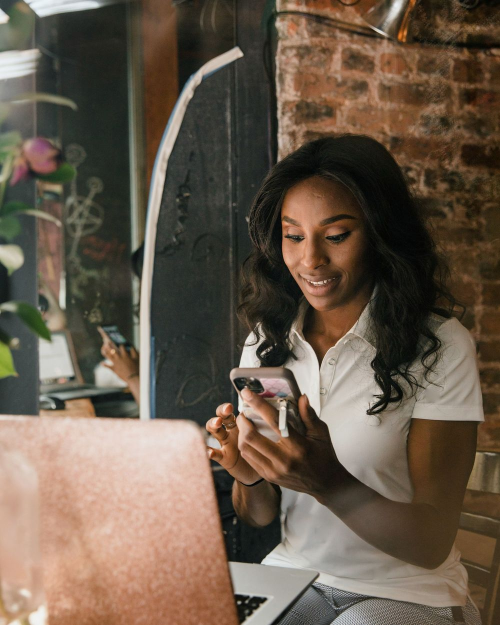
#> input picture designs/design-2/assets/img/photos/cafe-business-4x5-1000.jpg, 1000 x 1250 px (shown at 1/2 size)
$ python -i imagery.py   (imports and definitions only)
#> lines starting #> are read from the running program, lines starting #| are printed output that depends on the picture; after the words box and inside, x2 and y2 are one past the last pixel; in counts of white or black regions, pixels touching at a corner belong together
#!/usr/bin/env python3
"""WEB-DESIGN-RSI-2.0 imagery layer: source, licence, render and audit the photos a design uses.

  fetch   Download each photo's original from an allowed host and record (or check) its SHA-256.
  render  Grade each photo, put the logo screen onto phones that carry one, crop to the design's
          shapes and encode AVIF, WebP and JPEG at several widths; render HTML cards (the social
          preview image); write photos.json, the manifest the build and the measure step read.
  sheet   Contact sheet of the rendered crops with author and licence, for review evidence.
  audit   Licences, hosts, credits and hashes, and every file in the photo folder accounted for.

Layout for a design folder (designs/design-2/ for example):
  imagery/sources.json      what each photo is, where it came from, its licence and its crops
  imagery/originals/        downloaded originals; not committed, `fetch` restores and checks them. A photo the
                            client supplied ("provider": "Supplied by the client") has no download link, so its
                            original can't be restored: keep the file the client sent, its hash is in sources.json
  imagery/screens/*.html    what a phone screen in a photo shows (logos included)
  A photo can also list "extend" (add room beyond a smooth edge, with the reason) and "faces_allowed" (a drawn
  face, such as a cartoon avatar on a screen, that the face detector finds; with the reason).
  imagery/cards/*.html      composed images (HTML rendered to a picture); design 2 has none, its link
                            preview is a plain crop of the hero photo ("formats": ["jpg"] on that crop)
  assets/img/photos/        rendered files plus photos.json, shipped with the site

Exit: 0 pass, 3 audit failures, 2 blocked.
Needs: Python 3.10+, Pillow with AVIF and WebP, numpy and OpenCV (screen composites),
Playwright for Python with Chromium (screens and cards).
"""
from __future__ import annotations

import argparse
import datetime
import functools
import hashlib
import http.server
import io
import json
import math
import socketserver
import sys
import threading
import urllib.request
from pathlib import Path
from urllib.parse import urlparse

from PIL import Image, ImageCms, ImageDraw, ImageEnhance, ImageFont, ImageOps

SERIES = "WEB-DESIGN-RSI-2.0"
SOURCES_SCHEMA = "web.design.imagery.sources.v1"
MANIFEST_SCHEMA = "web.design.imagery.manifest.v1"
REPO = Path(__file__).resolve().parent.parent
FORMATS = ("avif", "webp", "jpg")
PREMIUM_HOSTS = {"plus.unsplash.com"}  # Unsplash+ is a paid licence, never free to use
# A photo the client sent, whose source and licence nobody has confirmed. It needs only its own file and a note;
# its licence entry says commercial use is not confirmed, so the audit fails it on purpose until the real source
# and licence are recorded (or the photo is replaced). Nothing here makes such a photo pass.
SUPPLIED = "Supplied by the client"
# Who can be seen in a photo. Logos may only sit on photos where nobody can be recognised, so no
# one appears to endorse the store (a condition of the Pexels and Unsplash licences).
PEOPLE = ("none", "no faces", "identifiable")
LOGO_SAFE_PEOPLE = ("none", "no faces")
FACE_MODEL = Path(__file__).resolve().parent / "models" / "face_detection_yunet_2023mar.onnx"
FACE_SCORE = 0.8


class ImageryError(Exception):
    pass


def sha256_bytes(data: bytes) -> str:
    return hashlib.sha256(data).hexdigest()


def sha256_file(path: Path) -> str:
    return sha256_bytes(Path(path).read_bytes())


# [12 lines left out: function load_sources, not called in this run]


def save_sources(design: Path, src: dict) -> None:
    (design / "imagery" / "sources.json").write_text(json.dumps(src, indent=2, ensure_ascii=False) + "\n", encoding="utf-8")


# ---------------------------------------------------------------- fetch

# [35 lines left out: function fetch, not called in this run]


# ---------------------------------------------------------------- local server for HTML layers

class _Quiet(http.server.SimpleHTTPRequestHandler):
    def log_message(self, *args):
        pass


class _Renderer:
    """Renders HTML (screens and cards) from the repository over HTTP, so fonts load as they do on the site."""

    # [422 lines left out: functions __enter__, shot, __exit__, to_srgb, _grain, _grain_spread and 8 more, not called in this run]


def find_screen(rgb: Image.Image):
    """Find a blank (white) phone screen: returns its four corners (TL, TR, BR, BL) and a mask.

    The screen's corners are rounded, so each edge is fitted as a line away from the corners and
    the corners are where those lines meet; the mask keeps the real rounded outline.
    """
    import cv2
    import numpy as np

    bgr = cv2.cvtColor(np.asarray(rgb), cv2.COLOR_RGB2BGR)
#> bgr is the input picture: shape (1250, 1000, 3); mean B, G, R 75.2, 90.3, 104.8
    hsv = cv2.cvtColor(bgr, cv2.COLOR_BGR2HSV)
#> hsv: shape (1250, 1000, 3); mean H, S, V 28.7, 81, 106.5
    mask = ((hsv[..., 2] > 200) & (hsv[..., 1] < 30)).astype(np.uint8) * 255
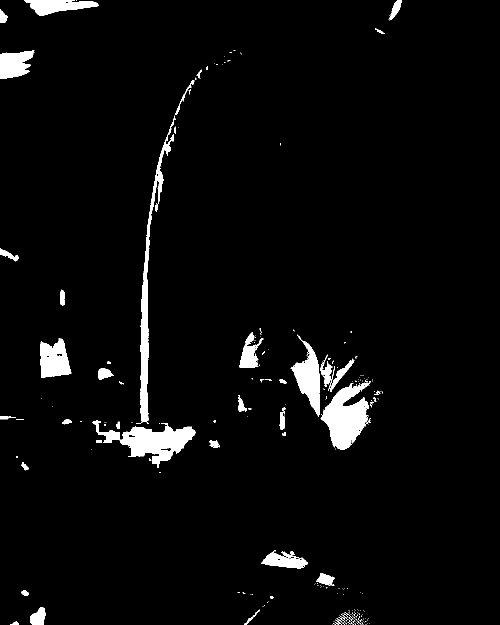
#> mask: shape (1250, 1000) (shown at 1/2 size); 3.7% white; 283 white regions (231 under 20 px), largest, box (x1, y1, x2, y2) and area: (185, 841, 391, 936) 7674, (641, 765, 738, 900) 7393, (281, 231, 352, 848) 6243
    mask = cv2.morphologyEx(mask, cv2.MORPH_CLOSE, np.ones((15, 15), np.uint8))
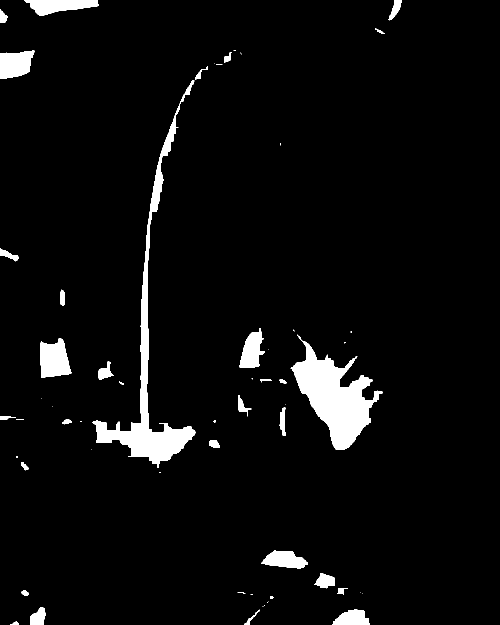
#> mask: shape (1250, 1000) (shown at 1/2 size); 4.5% white; 59 white regions (24 under 20 px), largest, box (x1, y1, x2, y2) and area: (581, 669, 766, 900) 17375, (185, 161, 391, 936) 16923, (80, 677, 143, 756) 3667
    n, lab, stats, _ = cv2.connectedComponentsWithStats(mask)
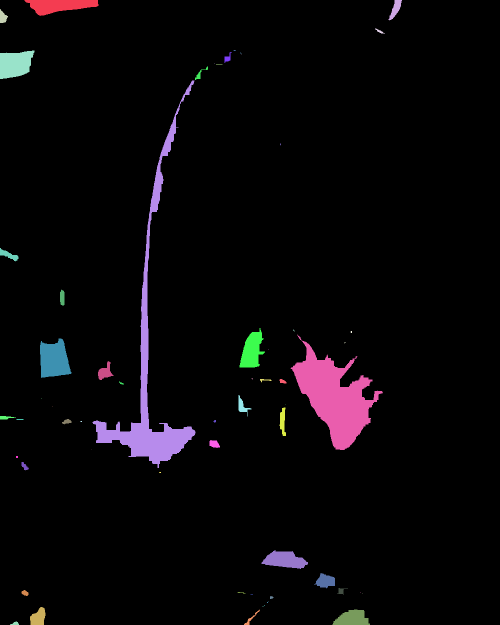
#> lab: shape (1250, 1000) int32 (shown at 1/2 size); 60 distinct labels, from 0 to 59; one colour per label, 0 black
#> n = 60; stats = 60 rows, first 6: [0, 0, 1000, 1250, 1193575], [49, 0, 148, 32, 2939], [776, 0, 28, 41, 497], [0, 18, 16, 28, 278], [750, 57, 20, 10, 67], [0, 101, 69, 57, 2988]
    h_img, w_img = mask.shape
#> h_img = 1250; w_img = 1000
    # A screen sits inside the frame; a light background touches its edges.
    inside = [k for k in range(1, n)
              if stats[k, cv2.CC_STAT_LEFT] > 0 and stats[k, cv2.CC_STAT_TOP] > 0
              and stats[k, cv2.CC_STAT_LEFT] + stats[k, cv2.CC_STAT_WIDTH] < w_img
              and stats[k, cv2.CC_STAT_TOP] + stats[k, cv2.CC_STAT_HEIGHT] < h_img]
#> inside = 49 values from 4 to 55
    if not inside:
        raise ImageryError("no blank screen found")
    i = max(inside, key=lambda k: stats[k, cv2.CC_STAT_AREA])
#> i = 20
    comp = (lab == i).astype(np.uint8) * 255
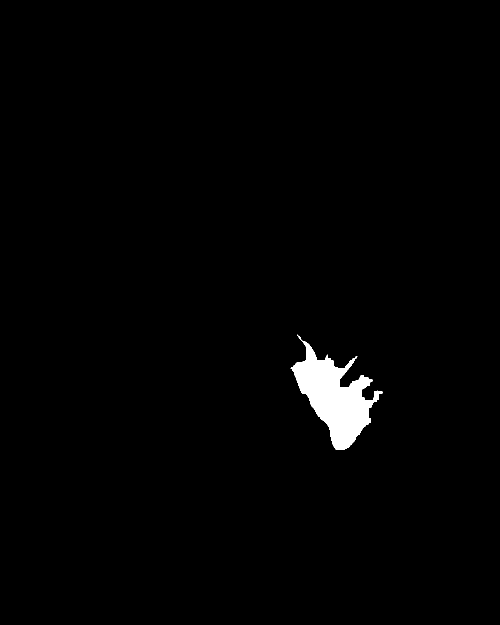
#> comp: shape (1250, 1000) (shown at 1/2 size); 1.4% white; 1 white region
    contours, _ = cv2.findContours(comp, cv2.RETR_EXTERNAL, cv2.CHAIN_APPROX_NONE)
#> contours = 1 contour; box (x1, y1, x2, y2) and area: (581, 669, 766, 900) 16937
    c = max(contours, key=cv2.contourArea)
#> c = contour of 874 points, box (x1, y1, x2, y2) (581, 669, 766, 900), area 16937
    filled = comp  # keeps whatever is in front of the screen (a thumb, a camera cutout) in front
    hull = cv2.convexHull(c)
#> hull = contour of 15 points, box (x1, y1, x2, y2) (581, 669, 766, 900), area 24967
    approx = cv2.approxPolyDP(hull, 0.02 * cv2.arcLength(hull, True), True).reshape(-1, 2).astype(np.float64)
#> approx = [[594, 669], [713, 712], [765, 785], [740, 845], [688, 899], [666, 891], [581, 737]]
    if len(approx) != 4:
#> (the run stopped early here; a loop or call above may not have finished)
